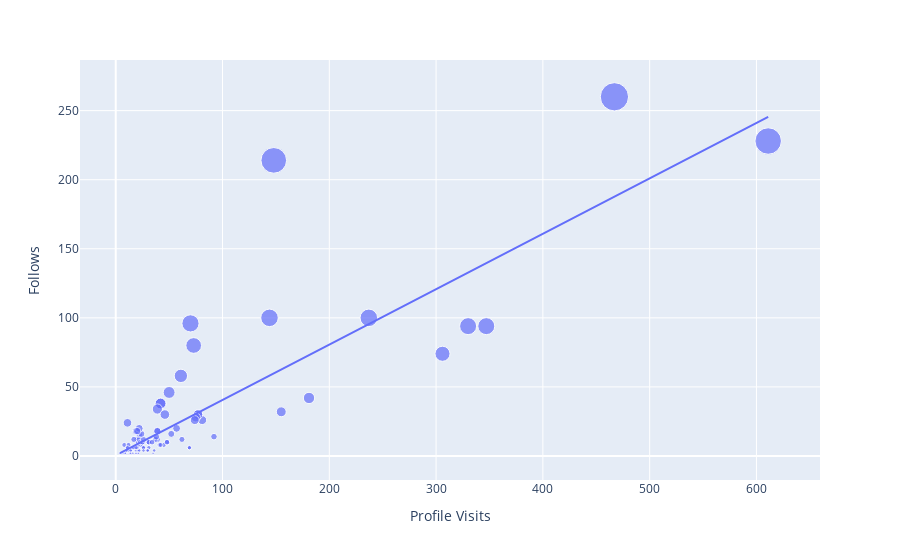

Notebook code cell kept with this figure:
### Code cell
px.scatter(data, x="Profile Visits", y="Follows", size="Follows", trendline='ols')

### Figure 1 — Plotly figure (JSON) as saved in the notebook; plotly's stock layout.template omitted (floating-point values rounded to 4 significant figures)
{"data": [{"hovertemplate": "Profile Visits=%{x}<br>Follows=%{marker.size}<extra></extra>", "legendgroup": "", "marker": {"color": "#636efa", "size": [2, 10, 12, 8, 0, 2, 0, 6, 4, 6, 4, 0, 2, 4, 42, 6, 2, 2, 30, 0, 0, 24, 100, 2, 4, 6, 6, 6, 2, 2, 20, 2, 4, 8, 26, 2, 2, 4, 0, 2, 94, 8, 18, 10, 4, 4, 4, 4, 18, 38, 10, 12, 4, 4, 74, 0, 6, 6, 0, 6, 12, 10, 8, 8, 46, 12, 10, 94, 6, 10, 6, 4, 12, 16, 12, 8, 32, 8, 16, 6, 10, 10, 6, 2, 2, 30, 0, 4, 4, 18, 38, 10, 2, 4, 6, 6, 6, 2, 2, 14, 8, 14, 28, 18, 12, 34, 26, 260, 16, 96, 20, 30, 58, 100, 80, 18, 10, 214, 228], "sizemode": "area", "sizeref": 0.65, "symbol": "circle"}, "mode": "markers", "name": "", "orientation": "v", "showlegend": false, "type": "scatter", "x": [35, 48, 62, 23, 8, 9, 26, 12, 36, 31, 29, 15, 8, 20, 181, 17, 16, 21, 77, 10, 9, 11, 144, 14, 10, 19, 69, 11, 19, 9, 57, 13, 11, 24, 81, 4, 7, 14, 18, 8, 330, 21, 19, 32, 19, 21, 14, 30, 39, 42, 31, 20, 12, 22, 306, 13, 26, 16, 15, 15, 39, 21, 8, 45, 50, 37, 25, 347, 26, 48, 16, 26, 17, 52, 22, 41, 155, 12, 22, 20, 23, 25, 17, 16, 21, 77, 10, 14, 30, 39, 42, 31, 14, 10, 19, 69, 11, 19, 9, 38, 42, 92, 75, 21, 26, 39, 74, 467, 24, 70, 22, 46, 61, 237, 73, 20, 34, 148, 611], "xaxis": "x", "y": [2, 10, 12, 8, 0, 2, 0, 6, 4, 6, 4, 0, 2, 4, 42, 6, 2, 2, 30, 0, 0, 24, 100, 2, 4, 6, 6, 6, 2, 2, 20, 2, 4, 8, 26, 2, 2, 4, 0, 2, 94, 8, 18, 10, 4, 4, 4, 4, 18, 38, 10, 12, 4, 4, 74, 0, 6, 6, 0, 6, 12, 10, 8, 8, 46, 12, 10, 94, 6, 10, 6, 4, 12, 16, 12, 8, 32, 8, 16, 6, 10, 10, 6, 2, 2, 30, 0, 4, 4, 18, 38, 10, 2, 4, 6, 6, 6, 2, 2, 14, 8, 14, 28, 18, 12, 34, 26, 260, 16, 96, 20, 30, 58, 100, 80, 18, 10, 214, 228], "yaxis": "y"}, {"hovertemplate": "<b>OLS trendline</b><br>Follows = 0.400884 * Profile Visits + 0.46283<br>R<sup>2</sup>=0.727868<br><br>Profile Visits=%{x}<br>Follows=%{y} <b>(trend)</b><extra></extra>", "legendgroup": "", "marker": {"color": "#636efa", "symbol": "circle"}, "mode": "lines", "name": "", "showlegend": false, "type": "scatter", "x": [4, 7, 8, 8, 8, 8, 9, 9, 9, 9, 10, 10, 10, 10, 11, 11, 11, 11, 12, 12, 12, 13, 13, 14, 14, 14, 14, 14, 15, 15, 15, 16, 16, 16, 16, 17, 17, 17, 18, 19, 19, 19, 19, 19, 19, 20, 20, 20, 20, 21, 21, 21, 21, 21, 21, 22, 22, 22, 22, 23, 23, 24, 24, 25, 25, 26, 26, 26, 26, 26, 29, 30, 30, 31, 31, 31, 32, 34, 35, 36, 37, 38, 39, 39, 39, 39, 41, 42, 42, 42, 45, 46, 48, 48, 50, 52, 57, 61, 62, 69, 69, 70, 73, 74, 75, 77, 77, 81, 92, 144, 148, 155, 181, 237, 306, 330, 347, 467, 611], "xaxis": "x", "y": [2.066, 3.269, 3.67, 3.67, 3.67, 3.67, 4.071, 4.071, 4.071, 4.071, 4.472, 4.472, 4.472, 4.472, 4.873, 4.873, 4.873, 4.873, 5.273, 5.273, 5.273, 5.674, 5.674, 6.075, 6.075, 6.075, 6.075, 6.075, 6.476, 6.476, 6.476, 6.877, 6.877, 6.877, 6.877, 7.278, 7.278, 7.278, 7.679, 8.08, 8.08, 8.08, 8.08, 8.08, 8.08, 8.481, 8.481, 8.481, 8.481, 8.881, 8.881, 8.881, 8.881, 8.881, 8.881, 9.282, 9.282, 9.282, 9.282, 9.683, 9.683, 10.08, 10.08, 10.48, 10.48, 10.89, 10.89, 10.89, 10.89, 10.89, 12.09, 12.49, 12.49, 12.89, 12.89, 12.89, 13.29, 14.09, 14.49, 14.89, 15.3, 15.7, 16.1, 16.1, 16.1, 16.1, 16.9, 17.3, 17.3, 17.3, 18.5, 18.9, 19.71, 19.71, 20.51, 21.31, 23.31, 24.92, 25.32, 28.12, 28.12, 28.52, 29.73, 30.13, 30.53, 31.33, 31.33, 32.93, 37.34, 58.19, 59.79, 62.6, 73.02, 95.47, 123.1, 132.8, 139.6, 187.7, 245.4], "yaxis": "y"}], "layout": {"legend": {"itemsizing": "constant", "tracegroupgap": 0}, "margin": {"t": 60}, "xaxis": {"anchor": "y", "domain": [0, 1], "title": {"text": "Profile Visits"}}, "yaxis": {"anchor": "x", "domain": [0, 1], "title": {"text": "Follows"}}}}
